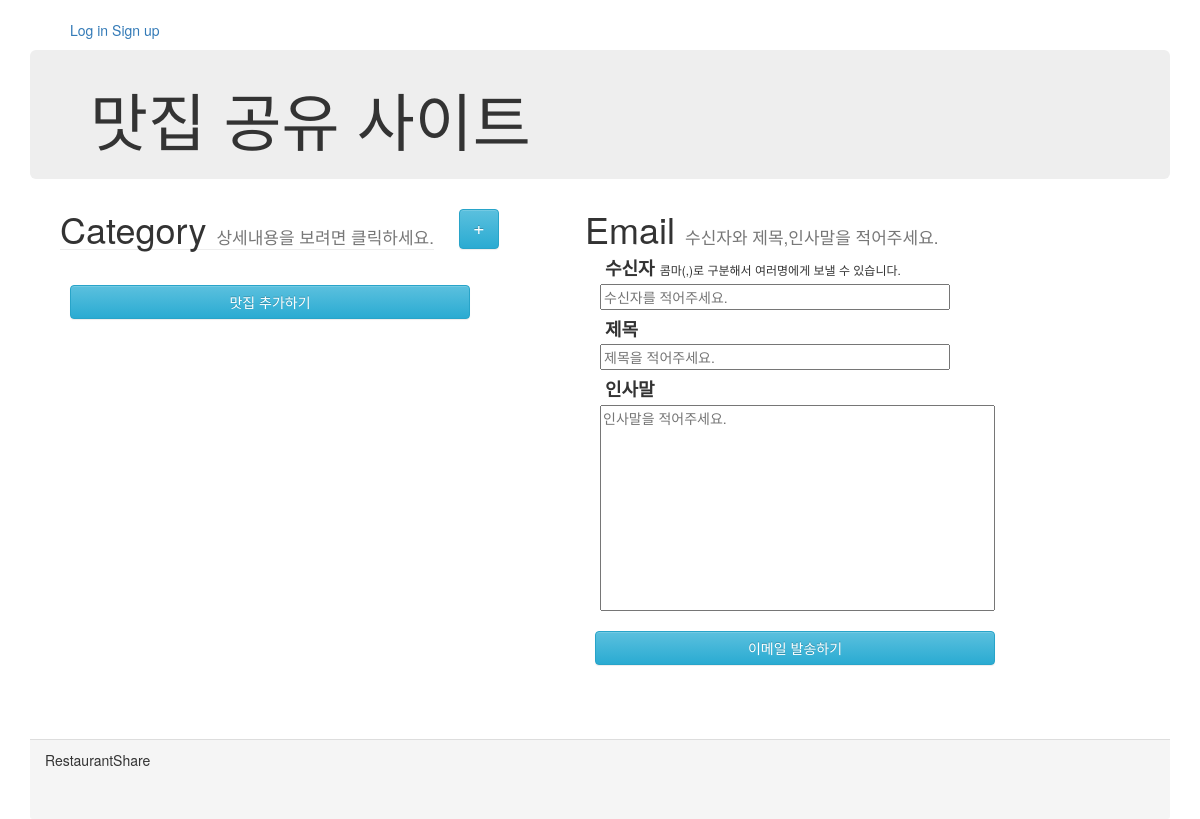
/, run on an earlier commit of the app's database.
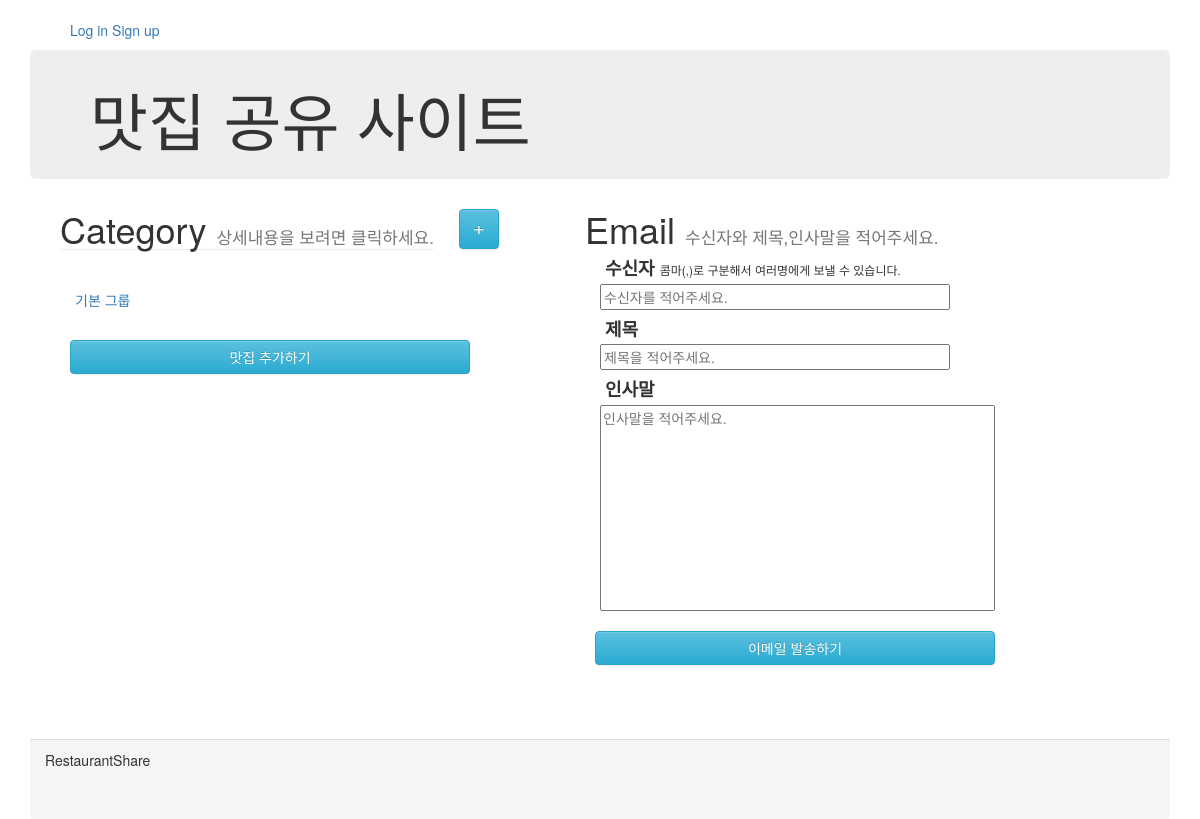
And on a later commit of the database.
### shareRes/models.py (models this page shows, shortened)
class Category(models.Model):
    category_name = models.CharField(max_length = 100)

### shareRes/views.py (the view)
# urls.py: path('', views.indexView.as_view(), name='index'),
class indexView(TemplateView):
    template_name = 'shareRes/index.html'
    def get_context_data(self, **kwargs):
        context = super(indexView, self).get_context_data(**kwargs)
        context['categories'] = Category.objects.all()
        context['restaurants'] = Restaurant.objects.all()
        context['title'] = "맛집 공유 사이트"
        return context

### templates/shareRes/index.html (shortened to what this page needs)
{% extends "base.html" %}
{% block title_main %}{{ title }}{% endblock title_main %}
{% block content %}
        <div class="content">
            <div class="row">
                <form action="./sendEmail/send/" method="POST" onsubmit="return emailCheckForm();"> {% csrf_token %}
                    <div class="restaurantInfoDiv ">
                        <div class="row">
                            <div class="infoHeaderDiv">
                                <h1>Category <small class="subTitle">상세내용을 보려면 클릭하세요.</small></h1>
                            </div>
                            <div class="categoryAddDiv">
                                    <a href="categoryCreate/" class="categoryAddBtn btn btn-info" role="button">+</a>
                            </div>
                        </div>
                        <ul class="restaurantListDiv nav nav-pills nav-stacked">
                            {% for category in categories %}
                            <li class="category deactive">{{ category.category_name}}</li>
                            {% endfor %}
                        </ul>
                        <a href="restaurantCreate/" class="sendBtn btn btn-info" role="button">맛집 추가하기</a>
                    </div>
                    <div class="emailDiv">
                        <div class="emailHeaderDiv">
                            <h1>Email <small class="subTitle">수신자와 제목,인사말을 적어주세요.</small></h1>
                        </div>
                        <div class="emailContentGroup">
                            <div class="emailContentHeader">
                                <h4>수신자 <span class="inputReceiverSub">콤마(,)로 구분해서 여러명에게 보낼 수 있습니다.</span></h4>
                                <input class="inputReceiver" name="inputReceiver" id="inputReceiver" type="text" placeholder="수신자를 적어주세요."/><br/>
                            </div>
                            <div class="emailContentHeader">
                                <h4>제목</h4>
                                <input class="inputTitle" name="inputTitle" id="inputTitle" type="text" placeholder="제목을 적어주세요."/><br/>
                            </div>
                            <div class="emailContent">
                                <h4>인사말</h4>
                                <textarea class="inputContent" name="inputContent" id="inputContent" cols="50" rows="10" placeholder="인사말을 적어주세요."></textarea>
                            </div>
                        </div>
                        <div>
                            <input type="submit" class="sendBtn btn btn-info" role="button" value="이메일 발송하기"/>
                        </div>
                    </div>
                </form>
            </div>
        </div>
{% endblock content %}

What changed in the data, as far as the page shows it:
added Category: category_name "기본 그룹"
